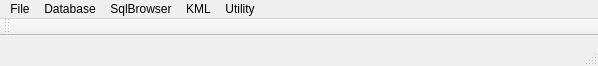
<?xml version="1.0" encoding="UTF-8"?>
<ui version="4.0">
 <class>gdem_toolClass</class>
 <widget class="QMainWindow" name="gdem_toolClass">
  <property name="geometry">
   <rect>
    <x>0</x>
    <y>0</y>
    <width>598</width>
    <height>66</height>
   </rect>
  </property>
  <property name="windowTitle">
   <string>gdem_tool</string>
  </property>
  <widget class="QWidget" name="centralWidget">
   <property name="sizePolicy">
    <sizepolicy hsizetype="Preferred" vsizetype="Minimum">
     <horstretch>0</horstretch>
     <verstretch>0</verstretch>
    </sizepolicy>
   </property>
   <property name="maximumSize">
    <size>
     <width>16777215</width>
     <height>32</height>
    </size>
   </property>
  </widget>
  <widget class="QMenuBar" name="menuBar">
   <property name="geometry">
    <rect>
     <x>0</x>
     <y>0</y>
     <width>598</width>
     <height>18</height>
    </rect>
   </property>
   <widget class="QMenu" name="menuDatabase">
    <property name="title">
     <string>Database</string>
    </property>
    <addaction name="actionShowGDemExtractDlg"/>
    <addaction name="actionHopeDBToGDem"/>
    <addaction name="actionWriteRemoveJgw"/>
    <addaction name="actionShowSimpleBuildingProDlg"/>
    <addaction name="actionLatLongToImage"/>
    <addaction name="actionImageMerge"/>
    <addaction name="actionGeoShape"/>
   </widget>
   <widget class="QMenu" name="menuSqlBrowser">
    <property name="title">
     <string>SqlBrowser</string>
    </property>
    <addaction name="actionSqlBrowser"/>
   </widget>
   <widget class="QMenu" name="menuUtility">
    <property name="title">
     <string>Utility</string>
    </property>
    <addaction name="actionTileLatLong"/>
    <addaction name="actionKeyGenerator"/>
    <addaction name="actionMergeJpgFiles"/>
   </widget>
   <widget class="QMenu" name="menuKML">
    <property name="title">
     <string>KML</string>
    </property>
    <addaction name="actionKMLMaker"/>
   </widget>
   <widget class="QMenu" name="menuFile">
    <property name="title">
     <string>File</string>
    </property>
    <addaction name="actionExit"/>
   </widget>
   <addaction name="menuFile"/>
   <addaction name="menuDatabase"/>
   <addaction name="menuSqlBrowser"/>
   <addaction name="menuKML"/>
   <addaction name="menuUtility"/>
  </widget>
  <widget class="QToolBar" name="toolBar">
   <property name="windowTitle">
    <string>toolBar</string>
   </property>
   <attribute name="toolBarArea">
    <enum>TopToolBarArea</enum>
   </attribute>
   <attribute name="toolBarBreak">
    <bool>false</bool>
   </attribute>
  </widget>
  <widget class="QStatusBar" name="statusBar"/>
  <action name="actionShowGDemExtractDlg">
   <property name="text">
    <string>Extract</string>
   </property>
  </action>
  <action name="actionShowSimpleBuildingProDlg">
   <property name="text">
    <string>Generate Simple Building </string>
   </property>
  </action>
  <action name="actionHopeDBToGDem">
   <property name="text">
    <string>Make Gt File</string>
   </property>
  </action>
  <action name="actionWriteRemoveJgw">
   <property name="text">
    <string>Write Or Remove jgw files</string>
   </property>
  </action>
  <action name="actionLatLongToImage">
   <property name="text">
    <string>Tiling Image</string>
   </property>
  </action>
  <action name="actionImageMerge">
   <property name="text">
    <string>Merge Images</string>
   </property>
  </action>
  <action name="actionShowBrowser">
   <property name="text">
    <string>ShowBrowser</string>
   </property>
  </action>
  <action name="actionSqlBrowser">
   <property name="text">
    <string>SqlBrowser</string>
   </property>
  </action>
  <action name="actionTileLatLong">
   <property name="text">
    <string>TileLatLong</string>
   </property>
  </action>
  <action name="actionGeoShape">
   <property name="text">
    <string>Make GeoShape</string>
   </property>
  </action>
  <action name="actionKMLMaker">
   <property name="text">
    <string>KMLMaker</string>
   </property>
  </action>
  <action name="actionKeyGenerator">
   <property name="text">
    <string>KeyGenerator</string>
   </property>
  </action>
  <action name="actionMergeJpgFiles">
   <property name="text">
    <string>Merge Jpg Files</string>
   </property>
  </action>
  <action name="actionExit">
   <property name="text">
    <string>Exit</string>
   </property>
  </action>
 </widget>
 <layoutdefault spacing="6" margin="11"/>
 <resources>
  <include location="gdem_tool.qrc"/>
 </resources>
 <connections/>
</ui>
